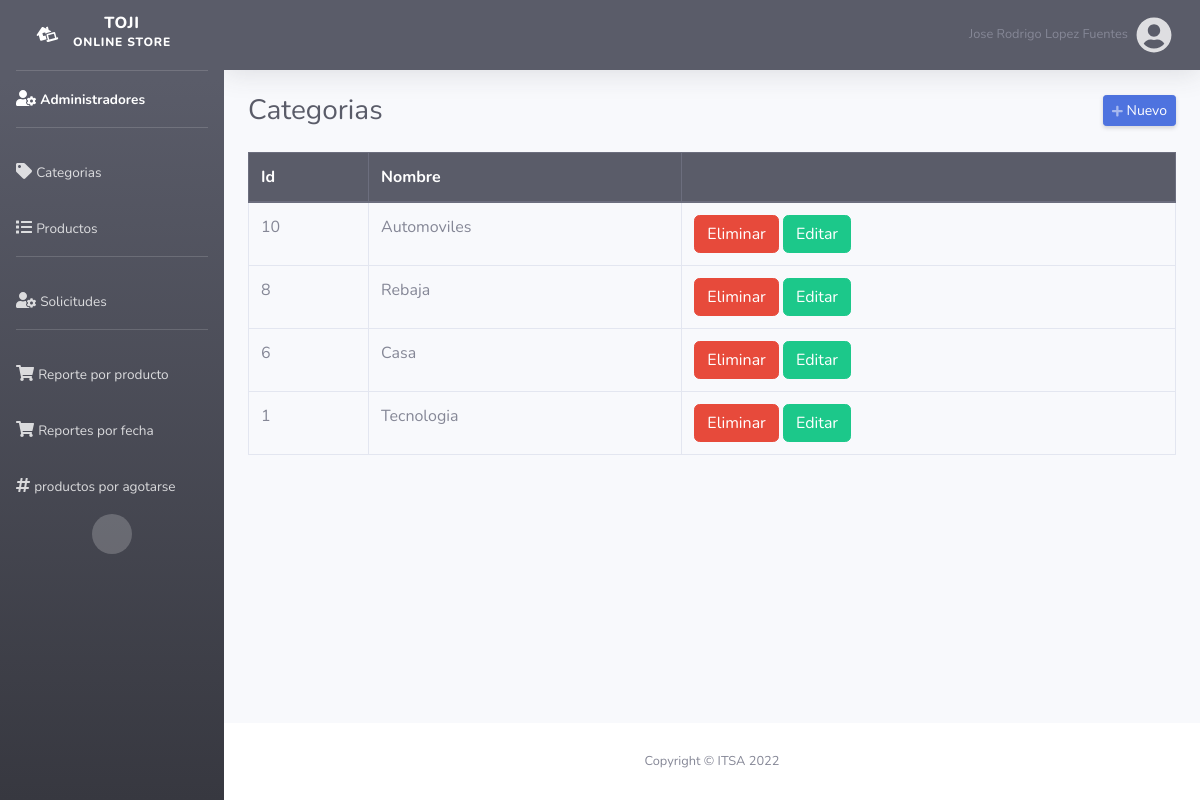
/admin/categorias.php (signed in), run on the app's committed database.
### tables this page shows
CREATE TABLE `categorias` (
  `id` int(11) NOT NULL,
  `categoria` varchar(50) NOT NULL
);

### admin/categorias.php (the view, shortened to what this page needs)
<?php
require_once "../config/conexion.php";
include("includes/header.php");
?>
<div class="d-sm-flex align-items-center justify-content-between mb-4">
    <h1 class="h3 mb-0 text-gray-800">Categorias</h1>
    <a href="#" class="d-none d-sm-inline-block btn btn-sm btn-primary shadow-sm" id="abrirCategoria"><i class="fas fa-plus fa-sm text-white-50"></i> Nuevo</a>
</div>
<div class="row">
    <div class="col-md-12">
        <div class="table-responsive">
            <table class="table table-hover table-bordered" style="width: 100%;">
                <thead class="thead-dark">
                    <tr>
                        <th>Id</th>
                        <th>Nombre</th>
                        <th></th>
                    </tr>
                </thead>
                <tbody>
                    <?php
                    $query = mysqli_query($conexion, "SELECT * FROM categorias ORDER BY id DESC");
                    while ($data = mysqli_fetch_assoc($query)) { ?>
                        <tr>
                            <td><?php echo $data['id']; ?></td>
                            <td><?php echo $data['categoria']; ?></td>
                            <td>
                                <form method="post" action="eliminar.php?accion=cli&id=<?php echo $data['id']; ?>" class="d-inline eliminar">
                                    <button class="btn btn-danger" type="submit">Eliminar</button>
                                </form>
                                <form method="Post" action="editarCategoria.php?accion=cli&id=<?php echo $data['id']; ?>" class="d-inline">
                                    <button class="btn btn-success" type="submit">Editar</button>
                                </form>
                            </td>
                        </tr>
                    <?php } ?>
                </tbody>
            </table>
        </div>
    </div>
</div>
<?php include("includes/footer.php"); ?>

### data on the page
categorias: id "10", categoria "Automoviles"
categorias: id "8", categoria "Rebaja"
categorias: id "6", categoria "Casa"
categorias: id "1", categoria "Tecnologia"

### other printed values
$_SESSION['nombre'] "Jose Rodrigo Lopez Fuentes"
